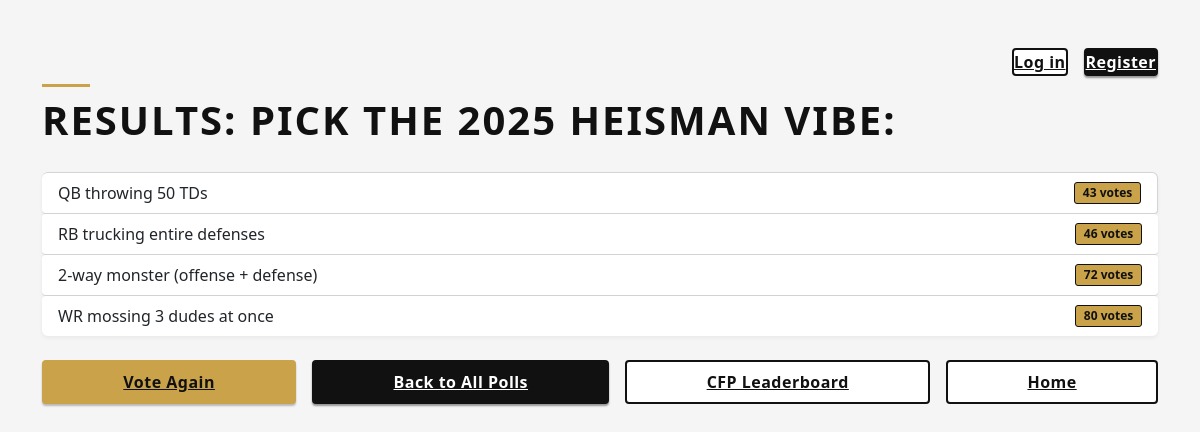
The app's page /polls/polls/5/results/, older data.
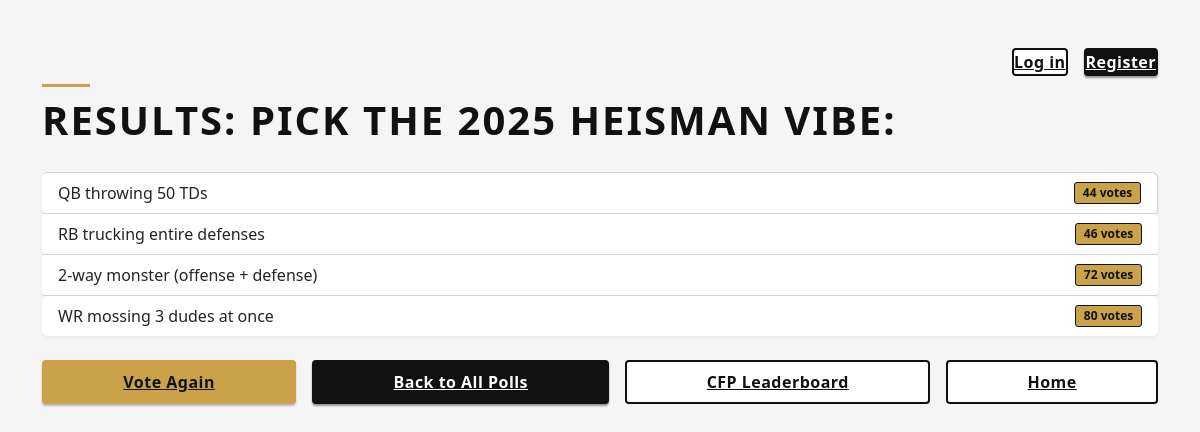
The same page, newer data.
### polls/models.py (models this page shows, shortened)
class Choice(models.Model):
    question = models.ForeignKey(Question, on_delete=models.CASCADE)
    choice_text = models.CharField("choice text", max_length=200)
    votes = models.IntegerField(default=0)

### polls/views.py (the view)
# urls.py: path("polls/<int:pk>/results/", views.ResultsView.as_view(), name="results"),
class ResultsView(generic.DetailView):
    model = Question
    template_name = "polls/results.html"

### polls/templates/polls/results.html (shortened to what this page needs)
{% extends "polls/base.html" %}
{% block content %}
<h1 class="page-title">Results: {{ question.question_text }}</h1>
<ul class="list-group results-list mb-4">
  {% for choice in question.choice_set.all %}
    <li class="list-group-item d-flex justify-content-between align-items-center">
      <span>{{ choice.choice_text }}</span>
      <span class="badge text-bg-primary">{{ choice.votes }} votes</span>
    </li>
  {% endfor %}
</ul>
<div class="d-flex flex-column flex-md-row gap-3">
  <a
    class="btn-cfp-gold flex-fill text-center py-2"
    href="{% url 'polls:detail' question.id %}"
  >
    Vote Again
  </a>
  <a
    class="btn-cfp-dark flex-fill text-center py-2"
    href="{% url 'polls:index' %}"
  >
    Back to All Polls
  </a>
  <a
    class="btn-cfp-outline flex-fill text-center py-2"
    href="{% url 'polls:cfp_results' %}"
  >
    CFP Leaderboard
  </a>
  <a
    class="btn-cfp-outline flex-fill text-center py-2"
    href="{% url 'polls:home' %}"
  >
    Home
  </a>
</div>
{% endblock %}

Row changes from the older to the newer data that the page shows:
changed Choice "QB throwing 50 TDs": votes "43" → "44"
